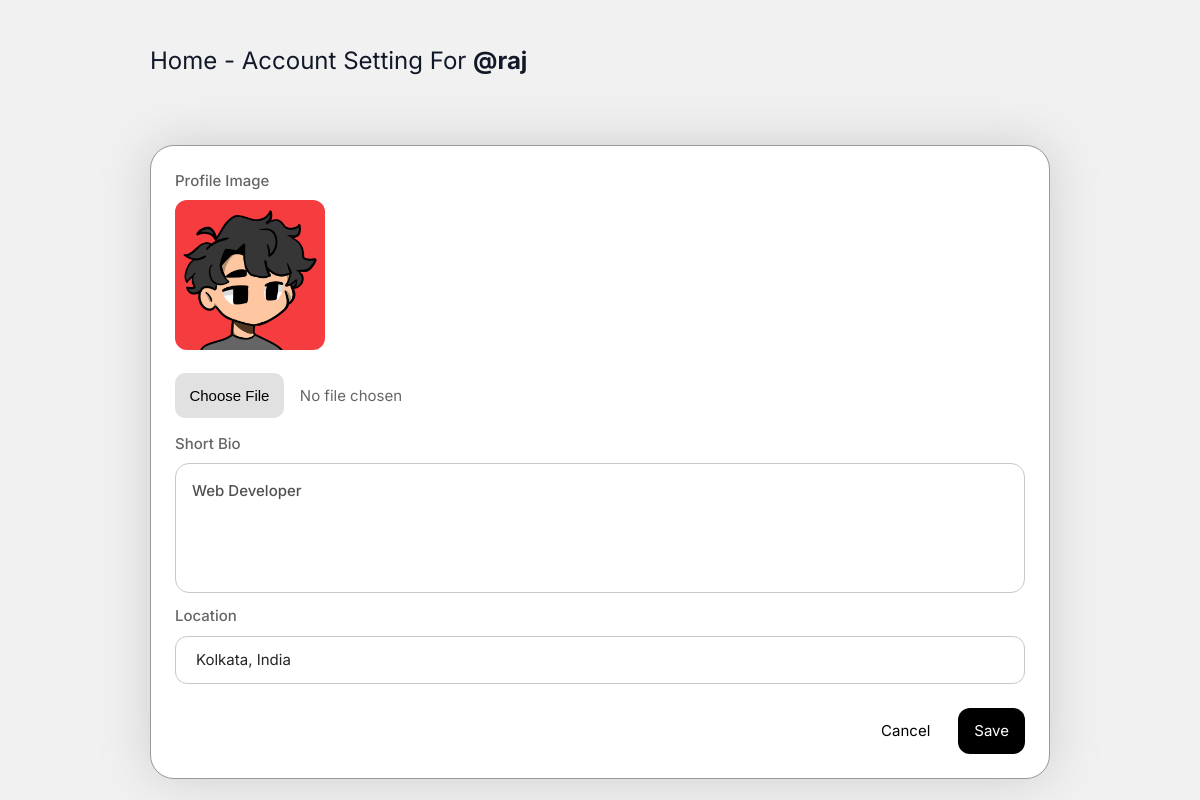
Screenshot of /settings (signed in) with the database file from the repository.
### app/models.py (models this page shows, shortened)
class Profile(models.Model):
    user = models.ForeignKey(User, on_delete=models.CASCADE)
    id_user = models.IntegerField()
    bio = models.TextField(blank=True)
    profileimg = models.ImageField(upload_to='profileImages', default='blank-profile-picture.png')
    location = models.CharField(max_length=100, blank=True)

### app/views.py (the view, shortened to what this page needs)
# urls.py: path('settings', views.settings, name='settings'),
@login_required(login_url='signin')
def settings(request):
    user_profile = Profile.objects.get(user=request.user)
    return render(request, 'setting.html', {'user_profile': user_profile})

### templates/setting.html (shortened to what this page needs)
{% load static %}
<!DOCTYPE html>
<html lang="en">
<head>
    <link rel="stylesheet" href="{% static 'assets/css/icons.css' %}">
    <link rel="stylesheet" href="{% static 'assets/css/uikit.css' %}">
    <link rel="stylesheet" href="{% static 'assets/css/style.css' %}">
    <link rel="stylesheet" href="{% static 'assets/css/tailwind.css' %}">
    <link rel="stylesheet" href="{% static 'assets/css/setting.css' %}">
</head>
<body>
    <div class="container m-auto">
        <h1 class="text-2xl text-gray-900"><a href="/">Home</a> - Account Setting For
            <b>@{{user.username}}</b>
        </h1>
        <br>
        <br>
        <br>
        <div class="col-span-2 ac_settings_box">
            <form action="" method="POST" enctype="multipart/form-data">
                <div class="grid grid-cols-2 gap-3 lg:p-6 p-4">
                    <div class="col-span-2 image_inpt_div">
                        <label for="">Profile Image</label>
                        <img class="user_profile_img" src="{{user_profile.profileimg.url}}" />
                        <br>
                        <input type="file" name="image" value="" class="shadow-none profile_pic_inpt">
                    </div>
                    <div class="col-span-2">
                        <label for="about">Short Bio</label>
                        <textarea maxlength="21" id="about" name="bio" rows="3"
                            class="shadow-none">{{user_profile.bio}}</textarea>
                    </div>
                    <div class="col-span-2 location_div">
                        <label for="">Location</label>
                        <input type="text" name="location" value="{{user_profile.location}}" class="shadow-none">
                    </div>
                </div>
                <div class="p-6 pt-0 flex justify-end space-x-3">
                    <button class="p-2 px-4"><a class="cancel_btn" href="/">Cancel</a></button>
                    <button type="submit" class="save_btn">Save</button>
                </div>
            </form>
        </div>
    </div>
</body>
</html>

### static/assets/css/style.css (style rules this page uses)
body { background-color: #B0B3B8 !important; }
button { vertical-align: middle; }
input { height: 48px; line-height: 48px; padding: 0 20px; outline: none; font-size: 15px; color: #808080; max-width: 100%; width: 100%; -webkit-box-sizing: border-box; box-sizing: border-box; display: block; font-weight: 400; opacity: 1; border-radius: 4px; border: none; -webkit-box-shadow: 0 1px 4px 0px rgba(0, 0, 0, 0.12); box-shadow: 0 1px 4px 0px rgba(0, 0, 0, 0.12); }
input[type="text"], input[type="password"], input[type="email"], input[type="number"] { height: 48px; line-height: 48px; padding: 0 20px; outline: none; font-size: 15px; color: #808080; max-width: 100%; width: 100%; -webkit-box-sizing: border-box; box-sizing: border-box; display: block; font-weight: 400; opacity: 1; border-radius: 4px; border: none; -webkit-box-shadow: 0 1px 4px 0px rgba(0, 0, 0, 0.12); box-shadow: 0 1px 4px 0px rgba(0, 0, 0, 0.12); }
textarea { height: 48px; line-height: 48px; padding: 0 20px; outline: none; font-size: 15px; color: #808080; margin: 0 0 16px 0; max-width: 100%; width: 100%; -webkit-box-sizing: border-box; box-sizing: border-box; display: block; background-color: #fff; font-weight: 500; opacity: 1; border-radius: 4px; border: none; -webkit-box-shadow: 0 1px 4px 0px rgba(0, 0, 0, 0.12); box-shadow: 0 1px 4px 0px rgba(0, 0, 0, 0.12); }
input { -webkit-transition: all 0.1s ease-in-out; transition: all 0.1s ease-in-out; }
::placeholder { color: #808080; opacity: 1; }
textarea { height: auto; line-height: 27px; padding: 20px; min-height: 130px; -webkit-transition: none !important; transition: none !important; min-width: 100%; }
label, legend { display: block; font-weight: bold; font-size: 15px; font-weight: 500; margin-bottom: 8px; }
button { border: none; margin: 0; padding: 0; width: auto; overflow: visible; background: transparent; color: inherit; font: inherit; line-height: normal; cursor: pointer; }
a { color: #be185d; -webkit-transition: 0.3s; transition: 0.3s; outline: none !important; }
button { outline: none !important; }
img { max-width: 100%; }
body { color: #666; font-size: 15px; line-height: 27px; background-color: #f0f2f5; font-family: "Inter", sans-serif; text-transform: none; }
h1, h2, h3, h4, h5, h6 { font-family: "Inter", sans-serif; text-transform: none; }
input[type="text"], input[type="password"], input[type="email"] { font-family: "Inter", sans-serif; text-transform: none; }
textarea, select { font-family: "Inter", sans-serif; text-transform: none; }
button, body .pac-container { font-family: "Inter", sans-serif; text-transform: none; }
h1, h2, h3, h4, h5, h6 { color: #333; font-weight: 500; margin: 0; padding: 0; }
h1 { font-size: 32px; }
b, strong { font-weight: 700 !important; }
@media (min-width: 1024px) { .container { max-width: 900px !important; padding-top: 45px; } }
.shadow-none { -webkit-box-shadow: none !important; box-shadow: none !important; }

### static/assets/css/setting.css (style rules this page uses)
body { background-color: #f1f1f1 !important; }
.ac_settings_box { background-color: rgb(255, 255, 255) !important; border-radius: 1.5rem; box-shadow: 0px 0px 50px 0px rgba(125, 125, 125, 0.3); border: 1px solid #999999; }
.user_profile_img { width: 150px; height: 150px; border-radius: .75rem; }
.profile_pic_inpt { cursor: pointer; }
textarea { resize: none; padding: 1rem; border-radius: .875rem; border: 1px solid rgb(200, 200, 200); color: #505050; }
.location_div input { border-radius: .75rem; border: 1px solid rgb(200, 200, 200); color: #252525; }
.cancel_btn { color: black; transition: .3s; }
.save_btn { padding-top: .75rem; padding-bottom: .75rem; padding-left: 1rem; padding-right: 1rem; color: white; background-color: rgb(0, 0, 0); border-radius: .75rem; transition: .3s; }

### rows the page displays
Profile: profileimg (picture), bio "Web Developer", location "Kolkata, India"

### other values shown
{{ user.username }} "raj"
